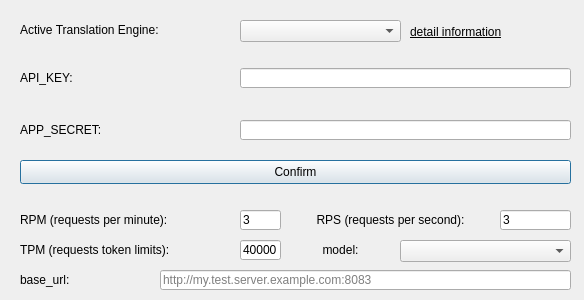
<?xml version="1.0" encoding="UTF-8"?>
<ui version="4.0">
 <class>EngineDialog</class>
 <widget class="QDialog" name="EngineDialog">
  <property name="geometry">
   <rect>
    <x>0</x>
    <y>0</y>
    <width>584</width>
    <height>300</height>
   </rect>
  </property>
  <property name="windowTitle">
   <string>Translation Engine Settings</string>
  </property>
  <widget class="QComboBox" name="engineComboBox">
   <property name="geometry">
    <rect>
     <x>240</x>
     <y>20</y>
     <width>161</width>
     <height>22</height>
    </rect>
   </property>
  </widget>
  <widget class="QLabel" name="label">
   <property name="geometry">
    <rect>
     <x>20</x>
     <y>22</y>
     <width>221</width>
     <height>16</height>
    </rect>
   </property>
   <property name="text">
    <string>Active Translation Engine:</string>
   </property>
  </widget>
  <widget class="QLabel" name="label_2">
   <property name="geometry">
    <rect>
     <x>20</x>
     <y>70</y>
     <width>211</width>
     <height>16</height>
    </rect>
   </property>
   <property name="text">
    <string>API_KEY:</string>
   </property>
  </widget>
  <widget class="QLineEdit" name="keyEdit">
   <property name="geometry">
    <rect>
     <x>240</x>
     <y>68</y>
     <width>331</width>
     <height>20</height>
    </rect>
   </property>
  </widget>
  <widget class="QLabel" name="label_3">
   <property name="geometry">
    <rect>
     <x>20</x>
     <y>122</y>
     <width>211</width>
     <height>16</height>
    </rect>
   </property>
   <property name="text">
    <string>APP_SECRET:</string>
   </property>
  </widget>
  <widget class="QLineEdit" name="secretEdit">
   <property name="geometry">
    <rect>
     <x>240</x>
     <y>120</y>
     <width>331</width>
     <height>20</height>
    </rect>
   </property>
   <property name="text">
    <string/>
   </property>
  </widget>
  <widget class="QPushButton" name="confirmButton">
   <property name="geometry">
    <rect>
     <x>20</x>
     <y>160</y>
     <width>551</width>
     <height>24</height>
    </rect>
   </property>
   <property name="text">
    <string>Confirm</string>
   </property>
  </widget>
  <widget class="QLabel" name="detailLabel">
   <property name="geometry">
    <rect>
     <x>410</x>
     <y>21</y>
     <width>171</width>
     <height>21</height>
    </rect>
   </property>
   <property name="font">
    <font>
     <underline>true</underline>
    </font>
   </property>
   <property name="text">
    <string>detail information</string>
   </property>
  </widget>
  <widget class="QLineEdit" name="rpmEdit">
   <property name="geometry">
    <rect>
     <x>240</x>
     <y>210</y>
     <width>41</width>
     <height>20</height>
    </rect>
   </property>
   <property name="text">
    <string>3</string>
   </property>
  </widget>
  <widget class="QLabel" name="label_4">
   <property name="geometry">
    <rect>
     <x>20</x>
     <y>210</y>
     <width>221</width>
     <height>20</height>
    </rect>
   </property>
   <property name="text">
    <string>RPM (requests per minute):</string>
   </property>
  </widget>
  <widget class="QLabel" name="label_5">
   <property name="geometry">
    <rect>
     <x>280</x>
     <y>210</y>
     <width>221</width>
     <height>20</height>
    </rect>
   </property>
   <property name="text">
    <string>RPS (requests per second):</string>
   </property>
   <property name="alignment">
    <set>Qt::AlignCenter</set>
   </property>
  </widget>
  <widget class="QLineEdit" name="rpsEdit">
   <property name="geometry">
    <rect>
     <x>500</x>
     <y>210</y>
     <width>71</width>
     <height>20</height>
    </rect>
   </property>
   <property name="text">
    <string>3</string>
   </property>
  </widget>
  <widget class="QLabel" name="label_6">
   <property name="geometry">
    <rect>
     <x>20</x>
     <y>240</y>
     <width>221</width>
     <height>20</height>
    </rect>
   </property>
   <property name="text">
    <string>TPM (requests token limits):</string>
   </property>
  </widget>
  <widget class="QLineEdit" name="tpmEdit">
   <property name="geometry">
    <rect>
     <x>240</x>
     <y>240</y>
     <width>41</width>
     <height>20</height>
    </rect>
   </property>
   <property name="text">
    <string>40000</string>
   </property>
  </widget>
  <widget class="QComboBox" name="modelComboBox">
   <property name="geometry">
    <rect>
     <x>400</x>
     <y>240</y>
     <width>171</width>
     <height>22</height>
    </rect>
   </property>
  </widget>
  <widget class="QLabel" name="label_7">
   <property name="geometry">
    <rect>
     <x>280</x>
     <y>240</y>
     <width>121</width>
     <height>20</height>
    </rect>
   </property>
   <property name="text">
    <string>model:</string>
   </property>
   <property name="alignment">
    <set>Qt::AlignCenter</set>
   </property>
  </widget>
  <widget class="QLabel" name="label_8">
   <property name="geometry">
    <rect>
     <x>20</x>
     <y>270</y>
     <width>131</width>
     <height>20</height>
    </rect>
   </property>
   <property name="text">
    <string>base_url:</string>
   </property>
  </widget>
  <widget class="QLineEdit" name="baseUrlEdit">
   <property name="geometry">
    <rect>
     <x>160</x>
     <y>270</y>
     <width>411</width>
     <height>20</height>
    </rect>
   </property>
   <property name="text">
    <string/>
   </property>
   <property name="placeholderText">
    <string>http://my.test.server.example.com:8083</string>
   </property>
  </widget>
 </widget>
 <resources/>
 <connections/>
</ui>
